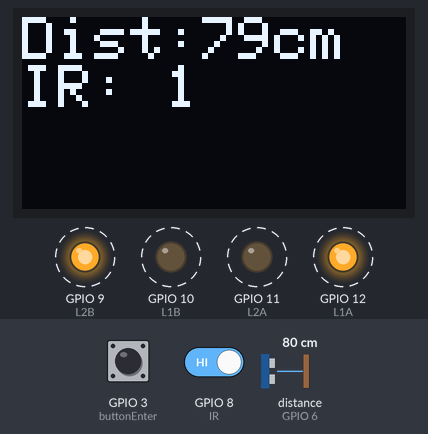
A sketch run on a simulated ESP32-S3. Shown: 128×64 one-colour display, output pins drawn as LEDs (lit = HIGH). Wiring (inferred from the names in the program): ultrasonic range finder: trigger GPIO 5; echo GPIO 6. Dashed ring = blinking. Inputs (shaded band) come from the test bench; at power-on: distance to the obstacle (sensor on GPIO 6) 80 cm, GPIO 8 (IR) HIGH, GPIO 3 (buttonEnter) LOW. The echo pulse lasts 58.3 µs per cm; pins used as bus, display or sensor lines are not drawn.

Above: at 3.2 s.
3.3 s: distance to the obstacle (sensor on GPIO 6) set to 2 cm
At 4.7 s:
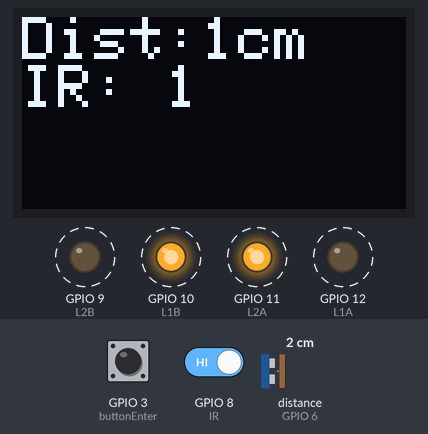
5.8 s: GPIO 8 (IR) driven LOW
At 7.5 s:
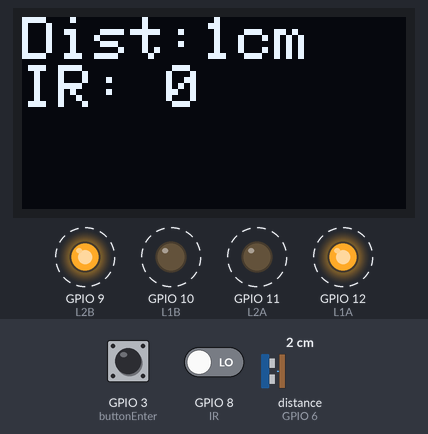
8.0 s: distance to the obstacle (sensor on GPIO 6) set to 4 cm
At 9.9 s:
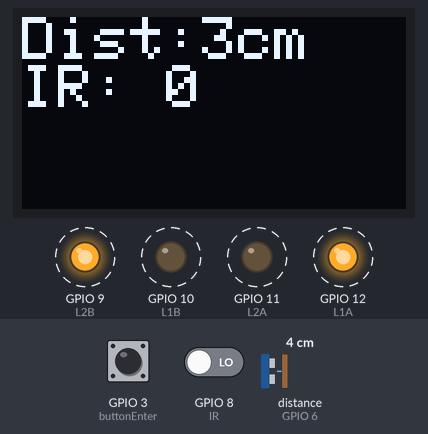
10.3 s: GPIO 8 (IR) driven HIGH
At 12.2 s:
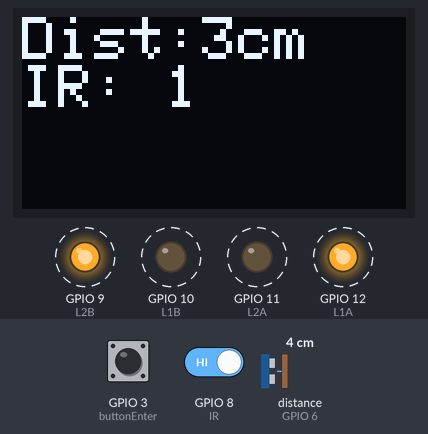
12.6 s: distance to the obstacle (sensor on GPIO 6) set to 9 cm
At 14.4 s:
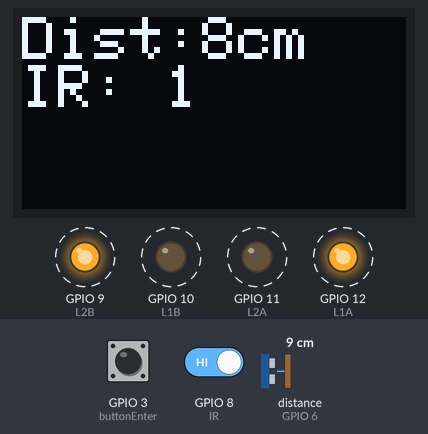
Timing chart, 0 to 15.8 s (numbered marks = the images above; inputs shaded):
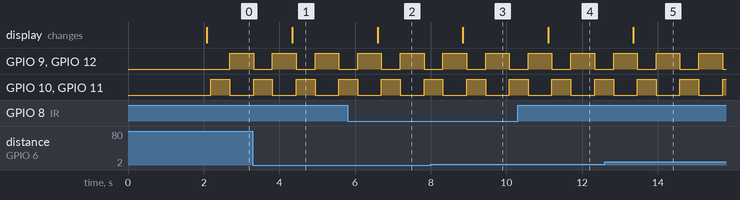

The sketch:

testing.ino
```cpp
//written by :Hasan Ismail Ali, eng.hasan.m@gmail.com
//All rights left,
//Oct, 4, 2022


#define VER 1.0

//this part for the LCD, driver SSD1306 128x64 I2C

#define RL1
#include <SPI.h>
#include <Wire.h>
#include <Adafruit_GFX.h>
#include <Adafruit_SSD1306.h>

#define SCREEN_WIDTH 128 // OLED display width, in pixels
#define SCREEN_HEIGHT 64 // OLED display height, in pixels

// Declaration for an SSD1306 display connected to I2C (SDA, SCL pins)
// The pins for I2C are defined by the Wire-library.
// On an arduino UNO:       A4(SDA), A5(SCL)
// On an arduino MEGA 2560: 20(SDA), 21(SCL)
// On an arduino LEONARDO:   2(SDA),  3(SCL), ...
#define OLED_RESET     -1 // Reset pin # (or -1 if sharing Arduino reset pin)
#define SCREEN_ADDRESS 0x3C ///< See datasheet for Address; 0x3D for 128x64, 0x3C for 128x32
Adafruit_SSD1306 display(SCREEN_WIDTH, SCREEN_HEIGHT, &Wire, OLED_RESET);

//end of display settings

#define IR 8

// Motor Driver
#define L1A 12   // L1 for motor A INT1
#define L2A 11   // L2 for motor A INT2
#define L1B 10   // L1 for motor B INT3
#define L2B 9   // L2 for motor B INT4


// SR04 pin difinitions
#define TRIG 5
#define ECHO 6


//Following for the button control:
#define buttonEnter 3//16

int g_Counter = 0;
bool g_Stop = true;
String g_Direciton = "STOP";
void setup()
{
  initButtons();
 initMotors();

  // SSD1306_SWITCHCAPVCC = generate display voltage from 3.3V internally
  if (!display.begin(SSD1306_SWITCHCAPVCC, SCREEN_ADDRESS)) {
    Serial.println(F("SSD1306 allocation failed"));
    for (;;); // Don't proceed, loop forever
  }

  display.clearDisplay();
  displayInit();

  initSR04();
  initIR();

}

void loop()
{

  if(!g_Stop)
  {
    g_Counter +=1;
  }
 // displayTimer();
  displayDis( distanceSR04());
  displayIR( getIR() );
  forwareMotors();
  delay(500);
  reversMotors();
  delay(500);
}

//Display Modes
void displayInit()
{
  display.clearDisplay();
  display.setTextSize(4);             // Normal 1:1 pixel scale
  display.setTextColor(SSD1306_WHITE);        // Draw white text
  display.setCursor(0, 0);            // Start at top-left corner
  display.println(F("MinRobotTest"));
  display.setTextSize(2);
  display.print(F("v:"));
  display.println(VER);
  display.display();
  delay(2000);
}
//bool g_DozanDoDo= true;
//bool g_DozanFaFa = false;
//bool g_Strings5 = false;
//bool g_Strins6 = true;
//bool g_DoReMi = true;
//bool g_CDE = false;
void displayTimer()
{
  display.clearDisplay();
  display.setTextSize(4);             // Normal 1:1 pixel scale
  display.setTextColor(SSD1306_WHITE);        // Draw white text
  display.setCursor(0, 0);            // Start at top-left corner

   display.println(g_Counter);

  display.display();
 // delay(2000);
}


//#define buttonEnter 16
//#define buttonR 17
//#define buttonL 18
//#define buttonBack 19
void initButtons()
{
  pinMode(buttonEnter, INPUT);


  attachInterrupt(digitalPinToInterrupt(buttonEnter), BEnter, CHANGE  );
//  attachInterrupt(digitalPinToInterrupt(buttonEnter), BEnterStop, RISING  );


}


void BEnter()
{
  if (digitalRead(buttonEnter) == HIGH)
  {
    g_Stop = false;
    g_Counter = 0;
  }
  if (digitalRead(buttonEnter) == LOW)
    g_Stop = true;

}

void BEnterStop()
{
  g_Stop = true;
}


void displayDis(long d)
{
  display.clearDisplay();
  display.setTextSize(2);             // Normal 1:1 pixel scale
  display.setTextColor(SSD1306_WHITE);        // Draw white text
  display.setCursor(0, 0);            // Start at top-left corner
  display.print(F("Dist:"));
  display.print(d);
  display.println(F("cm"));
 // display.display();

}


void displayIR(int d)
{
 // display.setTextSize(2);             // Normal 1:1 pixel scale
 // display.setTextColor(SSD1306_WHITE);        // Draw white text
  display.print(F("IR: "));
  display.println(d);
  display.display();
  delay(100);
}

void initSR04()
{
  pinMode(TRIG, OUTPUT);
  pinMode(ECHO, INPUT);
}

long distanceSR04()
{
  long duration = 0;
  long distance = 0;
  digitalWrite(TRIG, LOW); //set trigger signal low for 2us
  delayMicroseconds(2);

  /*send 10 microsecond pulse to trigger pin of HC-SR04 */
  digitalWrite(TRIG, HIGH);  // make trigger pin active high
  delayMicroseconds(10);            // wait for 10 microseconds
  digitalWrite(TRIG, LOW);   // make trigger pin active low
  /*Measure the Echo output signal duration or pulss width */
  duration = pulseIn(ECHO, HIGH); // save time duration value in "duration variable
  distance= duration*0.034/2.0; //Convert pulse duration into distance
  return distance;
}

// IR Code
void initIR()
{
    pinMode(IR, INPUT);
}

int getIR()
{
  return digitalRead(IR);
}


// motor code
void initMotors()
{
  pinMode(L1A, OUTPUT);
  pinMode(L2A, OUTPUT);
  pinMode(L1B, OUTPUT);
  pinMode(L2B, OUTPUT);

  digitalWrite(L1A, LOW);
  digitalWrite(L2A, LOW);
  digitalWrite(L1B, LOW);
  digitalWrite(L2B, LOW);
}

void forwareMotors()
{
  g_Direciton = "FORWARD";
  digitalWrite(L1A, LOW); // this one is fliped
  digitalWrite(L2A, HIGH);
  digitalWrite(L1B, HIGH);
  digitalWrite(L2B, LOW);
}
void stopMotors()
{
  g_Direciton = "STOP";
  digitalWrite(L1A, LOW);
  digitalWrite(L2A, LOW);
  digitalWrite(L1B, LOW);
  digitalWrite(L2B, LOW);
}
void reversMotors()
{
  g_Direciton = "REVERSE";
  digitalWrite(L1A, HIGH); // this one is fliped
  digitalWrite(L2A, LOW);
  digitalWrite(L1B, LOW);
  digitalWrite(L2B, HIGH);
}
void leftMotors()
{
    g_Direciton = "LEFT";
    digitalWrite(L1A, LOW); // this one is fliped
  digitalWrite(L2A, HIGH);
  digitalWrite(L1B, LOW);
  digitalWrite(L2B, HIGH);

}
void rightMotors()
{
  g_Direciton = "RIGHT";
  digitalWrite(L1A, HIGH); // this one is fliped
  digitalWrite(L2A, LOW);
  digitalWrite(L1B, HIGH);
  digitalWrite(L2B, LOW);
}
```

file.cpp
```cpp
#include "file.h"


String readFile(fs::FS &fs, const char * path){
  Serial.printf("Reading file: %s\r\n", path);
  File file = fs.open(path, "r");
  if(!file || file.isDirectory()){
    Serial.println("- empty file or failed to open file");
    return String();
  }
  Serial.println("- read from file:");
  String fileContent;
  while(file.available()){
    fileContent+=String((char)file.read());
  }
  file.close();
  Serial.println(fileContent);
  return fileContent;
}

void writeFile(fs::FS &fs, const char * path, const char * message){
  Serial.printf("Writing file: %s\r\n", path);
  File file = fs.open(path, "w");
  if(!file){
    Serial.println("- failed to open file for writing");
    return;
  }
  if(file.print(message)){
    Serial.println("- file written");
  } else {
    Serial.println("- write failed");
  }
  file.close();
}
```

file.h
```cpp
#ifndef __file_h__
#define __file_h__
#include <SPIFFS.h>


String readFile(fs::FS &fs, const char * path);
void writeFile(fs::FS &fs, const char * path, const char * message);


#endif
```

Measured:
- after the input at 3.3 s, the display: changes after 1.0 s (image 1)
- after the input at 5.8 s, the display: changes after 0.80 s (image 2)
- after the input at 8.0 s, the display: changes after 0.85 s (image 3)
- after the input at 10.3 s, the display: changes after 0.80 s (image 4)
- after the input at 12.6 s, the display: changes after 0.75 s (image 5)
- by itself, GPIO 9 (L2B), GPIO 12 (L1A): alternates HIGH for 0.63 s and LOW for 0.50 s
- by itself, GPIO 10 (L1B), GPIO 11 (L2A): alternates HIGH for 0.50 s and LOW for 0.63 s
